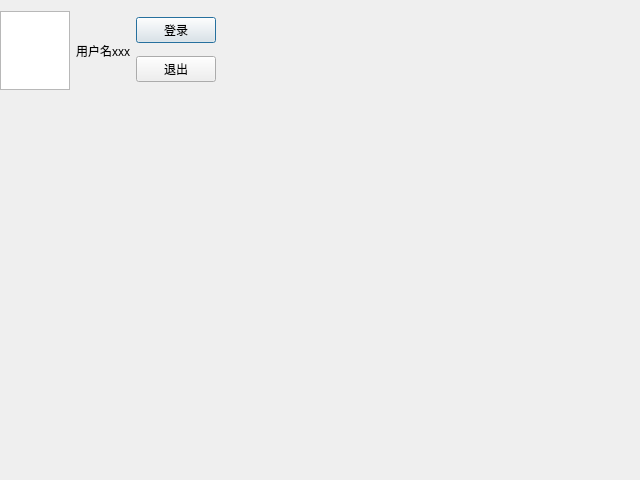
<?xml version="1.0" encoding="UTF-8"?>
<ui version="4.0">
 <class>WeChat</class>
 <widget class="QDialog" name="WeChat">
  <property name="geometry">
   <rect>
    <x>0</x>
    <y>0</y>
    <width>640</width>
    <height>480</height>
   </rect>
  </property>
  <property name="windowTitle">
   <string>Dialog</string>
  </property>
  <widget class="QWidget" name="horizontalLayoutWidget">
   <property name="geometry">
    <rect>
     <x>0</x>
     <y>10</y>
     <width>216</width>
     <height>81</height>
    </rect>
   </property>
   <layout class="QHBoxLayout" name="horizontalLayout">
    <item>
     <widget class="QGraphicsView" name="graphicsView">
      <property name="maximumSize">
       <size>
        <width>199</width>
        <height>79</height>
       </size>
      </property>
     </widget>
    </item>
    <item>
     <widget class="QLabel" name="label">
      <property name="text">
       <string>用户名xxx</string>
      </property>
     </widget>
    </item>
    <item>
     <layout class="QVBoxLayout" name="verticalLayout_3">
      <item>
       <widget class="QPushButton" name="pushButton">
        <property name="text">
         <string>登录</string>
        </property>
       </widget>
      </item>
      <item>
       <widget class="QPushButton" name="pushButton_2">
        <property name="text">
         <string>退出</string>
        </property>
       </widget>
      </item>
     </layout>
    </item>
   </layout>
  </widget>
 </widget>
 <resources/>
 <connections/>
</ui>
